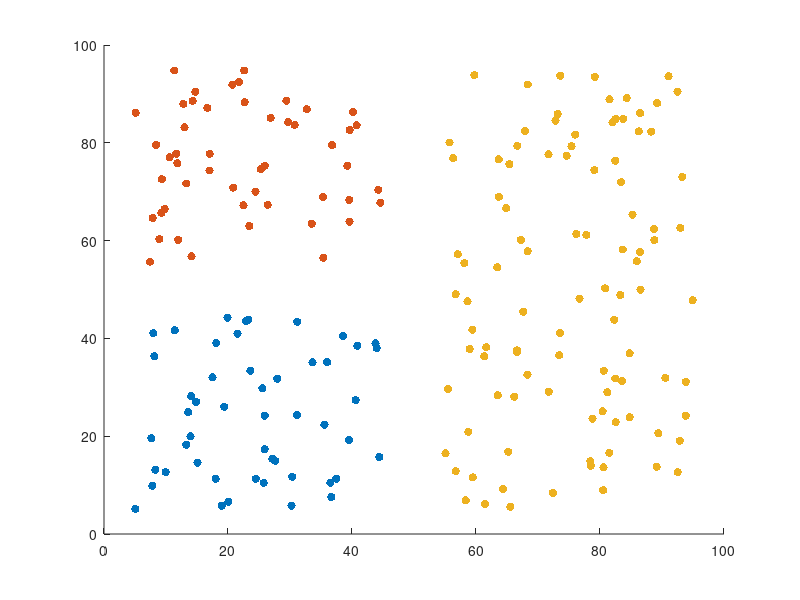

MATLAB code to generate this figure:
% Copyright (C) 2018 Zhixian MA <zx@mazhixian.me>
% Randomly generate the training data
% Three-class case

clc
clear all

VerSize = 100;
HorSize = 100;

% Centre of each classifications
ClsCnt1 = [25,25]; Wid1 = [40,40]; ClsNum1 = 50; ClsLab1 = 1;
ClsCnt2 = [25,75]; Wid2 = [40,40]; ClsNum2 = 50; ClsLab2 = 2;
ClsCnt3 = [75,50]; Wid3 = [40,90]; ClsNum3 = 100; ClsLab3 = 3;

% Generate the data set
% Uniformly distribution
TrainSet1_data = [(ClsCnt1(1) - Wid1(1)/2) + Wid1(1)*rand(ClsNum1,1),(ClsCnt1(2) - Wid1(2)/2) + Wid1(2)*rand(ClsNum1,1)];
TrainSet1_label = ClsLab1 * ones(ClsNum1,1);

TrainSet2_data = [(ClsCnt2(1) - Wid2(1)/2) + Wid2(1)*rand(ClsNum2,1),(ClsCnt2(2) - Wid2(2)/2) + Wid2(2)*rand(ClsNum2,1)];
TrainSet2_label = ClsLab2 * ones(ClsNum2,1);

TrainSet3_data = [(ClsCnt3(1) - Wid3(1)/2) + Wid3(1)*rand(ClsNum3,1),(ClsCnt3(2) - Wid3(2)/2) + Wid3(2)*rand(ClsNum3,1)];
TrainSet3_label = ClsLab3 * ones(ClsNum3,1);

% Display the data set
figure
scatter(TrainSet1_data(:,1),TrainSet1_data(:,2),'ro','filled');
hold on
scatter(TrainSet2_data(:,1),TrainSet2_data(:,2),'bo','filled');
hold on
scatter(TrainSet3_data(:,1),TrainSet3_data(:,2),'ko','filled');

TrainSet   = [TrainSet1_data(1:end,:);TrainSet2_data(1:end,:);TrainSet3_data(1:end,:)];
TrainLabel = [TrainSet1_label(1:end);TrainSet2_label(1:end);TrainSet3_label(1:end)];

save DemoData TrainSet TrainLabel TrainSet1_data TrainSet2_data TrainSet3_data


